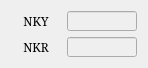
   <widget class="QWidget" name="gridLayoutWidget_8">
    <property name="geometry">
     <rect>
      <x>160</x>
      <y>80</y>
      <width>128</width>
      <height>61</height>
     </rect>
    </property>
    <layout class="QGridLayout" name="gridLayout_9">
     <item row="1" column="0">
      <widget class="QLabel" name="label_37">
       <property name="sizePolicy">
        <sizepolicy hsizetype="Fixed" vsizetype="Fixed">
         <horstretch>0</horstretch>
         <verstretch>0</verstretch>
        </sizepolicy>
       </property>
       <property name="minimumSize">
        <size>
         <width>50</width>
         <height>20</height>
        </size>
       </property>
       <property name="maximumSize">
        <size>
         <width>50</width>
         <height>20</height>
        </size>
       </property>
       <property name="font">
        <font>
         <family>Serif</family>
         <pointsize>9</pointsize>
        </font>
       </property>
       <property name="text">
        <string>NKR</string>
       </property>
       <property name="alignment">
        <set>Qt::AlignCenter</set>
       </property>
      </widget>
     </item>
     <item row="0" column="0">
      <widget class="QLabel" name="label_38">
       <property name="sizePolicy">
        <sizepolicy hsizetype="Fixed" vsizetype="Fixed">
         <horstretch>0</horstretch>
         <verstretch>0</verstretch>
        </sizepolicy>
       </property>
       <property name="minimumSize">
        <size>
         <width>50</width>
         <height>20</height>
        </size>
       </property>
       <property name="maximumSize">
        <size>
         <width>50</width>
         <height>20</height>
        </size>
       </property>
       <property name="font">
        <font>
         <family>Serif</family>
         <pointsize>9</pointsize>
        </font>
       </property>
       <property name="text">
        <string>NKY</string>
       </property>
       <property name="alignment">
        <set>Qt::AlignCenter</set>
       </property>
      </widget>
     </item>
     <item row="1" column="1">
      <widget class="QLineEdit" name="LE_JOINT_NKR">
       <property name="enabled">
        <bool>false</bool>
       </property>
       <property name="sizePolicy">
        <sizepolicy hsizetype="Fixed" vsizetype="Fixed">
         <horstretch>0</horstretch>
         <verstretch>0</verstretch>
        </sizepolicy>
       </property>
       <property name="minimumSize">
        <size>
         <width>70</width>
         <height>20</height>
        </size>
       </property>
       <property name="maximumSize">
        <size>
         <width>70</width>
         <height>20</height>
        </size>
       </property>
       <property name="font">
        <font>
         <family>Serif</family>
         <pointsize>9</pointsize>
        </font>
       </property>
       <property name="alignment">
        <set>Qt::AlignRight|Qt::AlignTrailing|Qt::AlignVCenter</set>
       </property>
       <property name="readOnly">
        <bool>true</bool>
       </property>
      </widget>
     </item>
     <item row="0" column="1">
      <widget class="QLineEdit" name="LE_JOINT_NKY">
       <property name="enabled">
        <bool>false</bool>
       </property>
       <property name="sizePolicy">
        <sizepolicy hsizetype="Fixed" vsizetype="Fixed">
         <horstretch>0</horstretch>
         <verstretch>0</verstretch>
        </sizepolicy>
       </property>
       <property name="minimumSize">
        <size>
         <width>70</width>
         <height>20</height>
        </size>
       </property>
       <property name="maximumSize">
        <size>
         <width>70</width>
         <height>20</height>
        </size>
       </property>
       <property name="font">
        <font>
         <family>Serif</family>
         <pointsize>9</pointsize>
        </font>
       </property>
       <property name="alignment">
        <set>Qt::AlignRight|Qt::AlignTrailing|Qt::AlignVCenter</set>
       </property>
       <property name="readOnly">
        <bool>true</bool>
       </property>
      </widget>
     </item>
    </layout>
   </widget>
